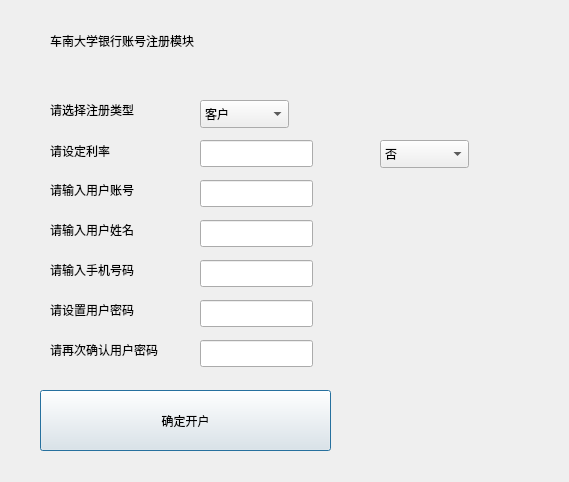
<?xml version="1.0" encoding="UTF-8"?>
<ui version="4.0">
 <class>dialogclerkopen</class>
 <widget class="QDialog" name="dialogclerkopen">
  <property name="geometry">
   <rect>
    <x>0</x>
    <y>0</y>
    <width>569</width>
    <height>482</height>
   </rect>
  </property>
  <property name="windowTitle">
   <string>Dialog</string>
  </property>
  <widget class="QPushButton" name="pushButton">
   <property name="geometry">
    <rect>
     <x>40</x>
     <y>390</y>
     <width>291</width>
     <height>61</height>
    </rect>
   </property>
   <property name="text">
    <string>确定开户</string>
   </property>
  </widget>
  <widget class="QLineEdit" name="lineEdit_3">
   <property name="geometry">
    <rect>
     <x>200</x>
     <y>300</y>
     <width>113</width>
     <height>27</height>
    </rect>
   </property>
  </widget>
  <widget class="QLabel" name="label_3">
   <property name="geometry">
    <rect>
     <x>50</x>
     <y>300</y>
     <width>181</width>
     <height>20</height>
    </rect>
   </property>
   <property name="text">
    <string>请设置用户密码</string>
   </property>
  </widget>
  <widget class="QLineEdit" name="lineEdit_2">
   <property name="geometry">
    <rect>
     <x>200</x>
     <y>180</y>
     <width>113</width>
     <height>27</height>
    </rect>
   </property>
  </widget>
  <widget class="QLabel" name="label_2">
   <property name="geometry">
    <rect>
     <x>50</x>
     <y>180</y>
     <width>181</width>
     <height>20</height>
    </rect>
   </property>
   <property name="text">
    <string>请输入用户账号</string>
   </property>
  </widget>
  <widget class="QLabel" name="label_4">
   <property name="geometry">
    <rect>
     <x>50</x>
     <y>340</y>
     <width>181</width>
     <height>20</height>
    </rect>
   </property>
   <property name="text">
    <string>请再次确认用户密码</string>
   </property>
  </widget>
  <widget class="QLineEdit" name="lineEdit_4">
   <property name="geometry">
    <rect>
     <x>200</x>
     <y>340</y>
     <width>113</width>
     <height>27</height>
    </rect>
   </property>
  </widget>
  <widget class="QLabel" name="label_5">
   <property name="geometry">
    <rect>
     <x>50</x>
     <y>220</y>
     <width>181</width>
     <height>20</height>
    </rect>
   </property>
   <property name="text">
    <string>请输入用户姓名</string>
   </property>
  </widget>
  <widget class="QLineEdit" name="lineEdit_5">
   <property name="geometry">
    <rect>
     <x>200</x>
     <y>220</y>
     <width>113</width>
     <height>27</height>
    </rect>
   </property>
  </widget>
  <widget class="QLabel" name="label">
   <property name="geometry">
    <rect>
     <x>50</x>
     <y>260</y>
     <width>111</width>
     <height>20</height>
    </rect>
   </property>
   <property name="text">
    <string>请输入手机号码</string>
   </property>
  </widget>
  <widget class="QLineEdit" name="lineEdit">
   <property name="geometry">
    <rect>
     <x>200</x>
     <y>260</y>
     <width>113</width>
     <height>27</height>
    </rect>
   </property>
  </widget>
  <widget class="QComboBox" name="comboBox">
   <property name="geometry">
    <rect>
     <x>200</x>
     <y>100</y>
     <width>89</width>
     <height>28</height>
    </rect>
   </property>
   <item>
    <property name="text">
     <string>客户</string>
    </property>
   </item>
   <item>
    <property name="text">
     <string>职员</string>
    </property>
   </item>
  </widget>
  <widget class="QLabel" name="label_6">
   <property name="geometry">
    <rect>
     <x>50</x>
     <y>100</y>
     <width>161</width>
     <height>20</height>
    </rect>
   </property>
   <property name="text">
    <string>请选择注册类型</string>
   </property>
  </widget>
  <widget class="QLabel" name="label_7">
   <property name="geometry">
    <rect>
     <x>50</x>
     <y>140</y>
     <width>111</width>
     <height>21</height>
    </rect>
   </property>
   <property name="text">
    <string>请设定利率</string>
   </property>
  </widget>
  <widget class="QLineEdit" name="lineEdit_6">
   <property name="geometry">
    <rect>
     <x>200</x>
     <y>140</y>
     <width>113</width>
     <height>27</height>
    </rect>
   </property>
  </widget>
  <widget class="QLabel" name="label_8">
   <property name="geometry">
    <rect>
     <x>50</x>
     <y>0</y>
     <width>501</width>
     <height>81</height>
    </rect>
   </property>
   <property name="text">
    <string>车南大学银行账号注册模块</string>
   </property>
  </widget>
  <widget class="QComboBox" name="comboBox_2">
   <property name="geometry">
    <rect>
     <x>380</x>
     <y>140</y>
     <width>89</width>
     <height>28</height>
    </rect>
   </property>
   <item>
    <property name="text">
     <string>否</string>
    </property>
   </item>
   <item>
    <property name="text">
     <string>是</string>
    </property>
   </item>
  </widget>
 </widget>
 <resources/>
 <connections/>
</ui>
